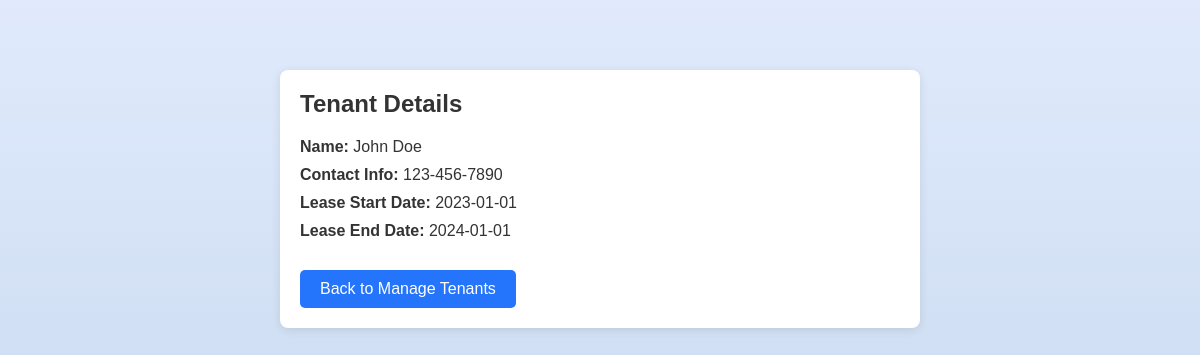
The page /viewTenant.php?tenant_id=1 (signed in) on the database its author committed.
### tables this page shows
CREATE TABLE `tenant` (
  `Tenant_ID` int(11) NOT NULL,
  `Name` varchar(100) DEFAULT NULL,
  `Contact_Info` varchar(100) DEFAULT NULL,
  `Email` varchar(200) NOT NULL,
  `Lease_Start_Date` date DEFAULT NULL,
  `Lease_End_Date` date DEFAULT NULL,
  `Login_Username` varchar(50) DEFAULT NULL,
  `Login_Password` varchar(100) DEFAULT NULL,
  `Floor_No` varchar(100) NOT NULL,
  `unit_no` varchar(100) NOT NULL
);

### viewTenant.php (the view, shortened to what this page needs)
<?php
include 'db.php';
if (isset($_GET['tenant_id'])) {
    $tenant_id = intval($_GET['tenant_id']);
    $sql = "SELECT * FROM Tenant WHERE Tenant_ID = $tenant_id";
    $result = $conn->query($sql);
    if ($result && $result->num_rows > 0) {
        $tenant = $result->fetch_assoc();
    } else {
        echo "Tenant not found.";
        exit();
    }
} else {
    echo "Invalid request.";
    exit();
}
?>
<!DOCTYPE html>
<html lang="en">
<head>
</head>
<body>
    <div class="container">
        <h2>Tenant Details</h2>
        <p><strong>Name:</strong> <?php echo $tenant['Name']; ?></p>
        <p><strong>Contact Info:</strong> <?php echo $tenant['Contact_Info']; ?></p>
        <p><strong>Lease Start Date:</strong> <?php echo $tenant['Lease_Start_Date']; ?></p>
        <p><strong>Lease End Date:</strong> <?php echo $tenant['Lease_End_Date']; ?></p>
        <a href="tenants.php" class="back-link">Back to Manage Tenants</a>
    </div>
</body>
</html>

### viewTenant.php (style rules this page uses)
body { font-family: 'Poppins', sans-serif; margin: 0; padding: 20px; background: linear-gradient(to bottom, #e0eafc, #cfdef3); color: #333; }
.container { max-width: 600px; margin: 50px auto; background: white; padding: 20px; border-radius: 8px; box-shadow: 0 2px 10px rgba(0, 0, 0, 0.1); }
h2 { margin-top: 0; font-size: 24px; }
p { font-size: 16px; margin: 10px 0; }
.back-link { display: inline-block; margin-top: 20px; padding: 10px 20px; background: #2575fc; color: white; text-decoration: none; border-radius: 5px; transition: background 0.3s; }

### rows shown on the page
tenant: Name "John Doe", Contact_Info "123-456-7890", Lease_Start_Date "2023-01-01", Lease_End_Date "2024-01-01"
